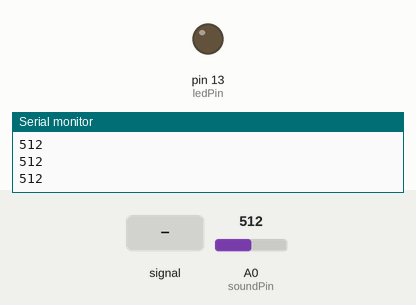
Recording of a sketch running on a simulated Arduino Uno, built with avr-gcc and run on an emulated ATmega328P. Shown: output pins drawn as LEDs (lit = HIGH), the last lines printed to the serial monitor. The test bench sets the inputs (shaded band); at power-on: A0 (soundPin) = 512.

Above: at 1.2 s.
1.3 s: A0 (soundPin) fed a 200 Hz sine of ±255 counts around its level
At 4.2 s:
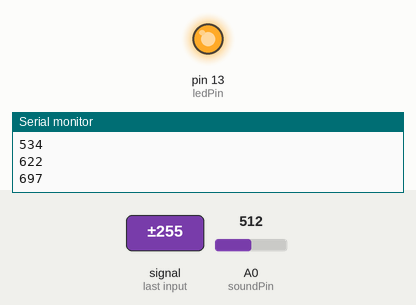
4.3 s: A0 (soundPin) set to 610
5.8 s: A0 (soundPin) set to 586
At 6.4 s:
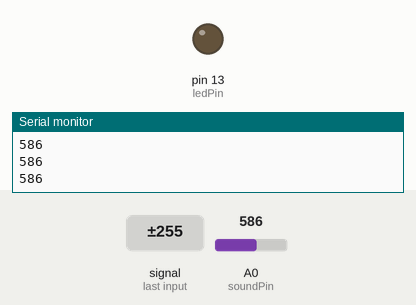
7.4 s: A0 (soundPin) set to 716
At 8.2 s:
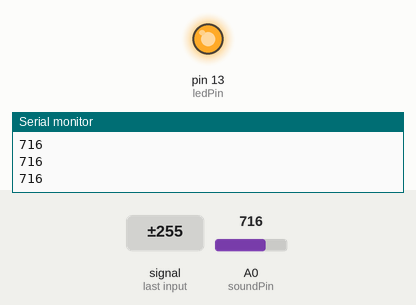
Timing chart, 0 to 9.9 s (numbered marks = the images above; inputs shaded):
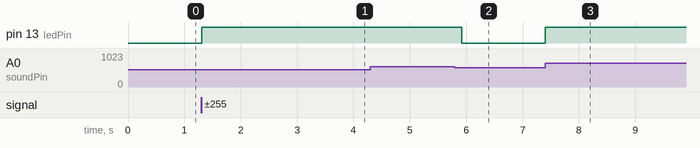

Measured:
- after the input at 1.3 s, pin 13 (ledPin): LOW → HIGH at once
- after the input at 5.8 s, pin 13 (ledPin): HIGH → LOW after 0.12 s
- after the input at 7.4 s, pin 13 (ledPin): LOW → HIGH at once

The sketch:

soundSensorTest.ino
```cpp
/***********************************************
* name:Sound Sensor
* function: you can see the value of sound intensity on Serial Monitor.
* When the volume reaches to a certain value, the LED attached to pin 13 on the SunFounder Uno board will light up.
**************************************************/
//Email:support@sunfounder.com
//Website:www.sunfounder.comconst int ledPin = 13; //pin 13 built-in led

const int soundPin = A0; //sound sensor attach to A0void setup()
int ledPin = 13;

void setup(){
  pinMode(ledPin,OUTPUT);//set pin13 as OUTPUT
  Serial.begin(9600); //initialize serial
}

void loop()
{
  int value = analogRead(soundPin);//read the value of A0
  Serial.println(value);//print the value
  if(value > 600) //if the value is greater than 600
  {
    digitalWrite(ledPin,HIGH);//turn on the led
    delay(200);//delay 200ms
  }
  else
  {
    digitalWrite(ledPin,LOW);//turn off the led
  }
}
```
